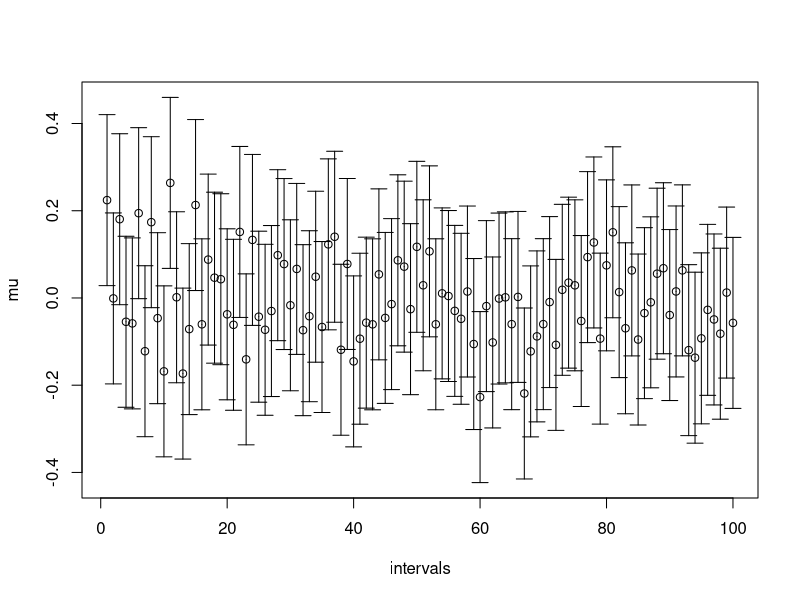
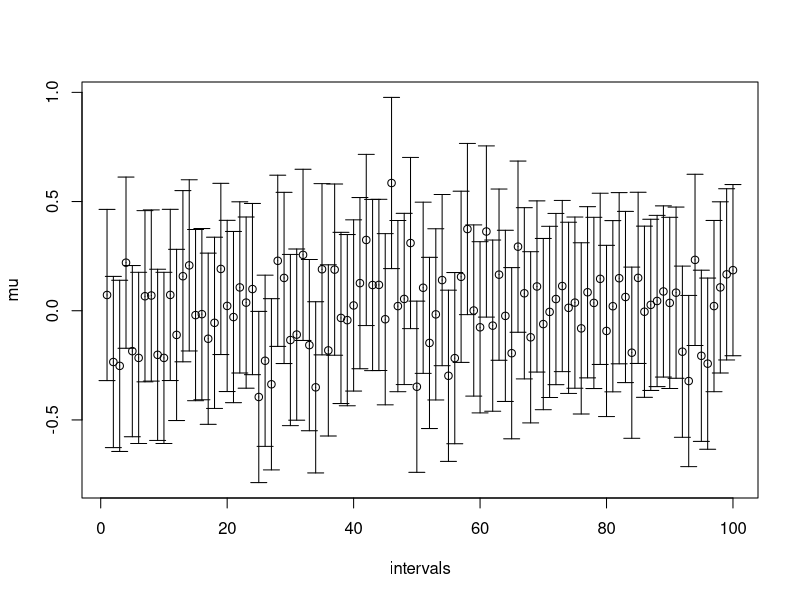
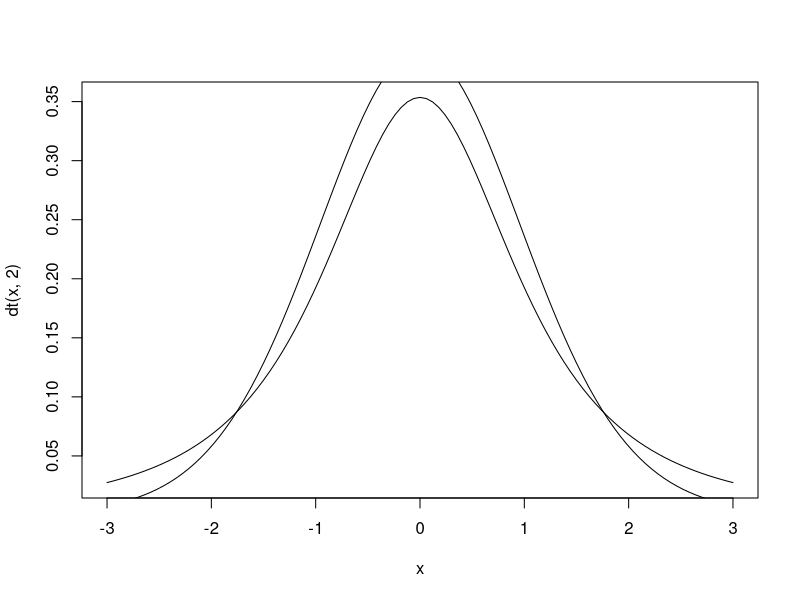

Recreate these plots in R, in order.
###
#CIS 321, Week 10 
#Confidence intervals

#We'll calculate confidence intervals
#in a few different ways.

### Standard Normal
# We simulate and visualize confidence intervals

intervals <- 1:100
x <- rnorm(100)
mu <- mean(x)
z <- qnorm(.975)
lb <- mu - z/10
ub <- mu + z/10


for (i in intervals){
  x <- rnorm(100)
  mu[i] <- mean(x)
  lb[i] <- mu[i] - z/10
  ub[i] <- mu[i] + z/10
}

#Now that we have a bunch of intervals,
#we plot them with a special library.
library(plotrix)

plotCI(intervals, mu, li = lb, ui = ub)


#How many of our 100 intervals captured
#the true mean (0) ?
sum((lb <= 0) & (ub >= 0))


### Arbitary Normal, known variance
# (scaling to the standard)

stdev <- 2
intervals <- 1:100
#Note the change on the next line
x <- rnorm(100, 0, 2)
mu <- mean(x)
z <- qnorm(.975)
#Note another change on the next lines
lb <- mu - z*stdev/10
ub <- mu + z*stdev/10


for (i in intervals){
  x <- rnorm(100,0,2)
  mu[i] <- mean(x)
  lb[i] <- mu[i] - z*stdev/10
  ub[i] <- mu[i] + z*stdev/10
}

#Now that we have a bunch of intervals,
#we plot them with a special library.
library(plotrix)

plotCI(intervals, mu, li = lb, ui = ub)


#How many of our 100 intervals captured
#the true mean (0) ?
sum((lb <= 0) & (ub >= 0))

#Pretty close!




### T confidence intervals; unknown variance
# First, a look at the t-distribution

curve(dt(x,2), xlim = c(-3,3))
curve(dt(x,20),xlim = c(-3,3), add = TRUE)

#We get a random sample from a normal distribution

x <- rnorm(100,0,2)

# Now, let's calculate 95% CIs in two ways

# First, we'll use a handy built-in function

my_t_test <- t.test(x, conf.level = .95)
my_t_test$conf.int
my_t_test$conf.int[1]
#That gave the lower bound
my_t_test$conf.int[2]
     #That gave the upper bound


#We could also have calculated directly:

mu <- mean(x)
lb <- mu - qt(.975,length(x)-1)*sd(x)/sqrt(length(x))
ub <- mu + qt(.975,length(x)-1)*sd(x)/sqrt(length(x))
lb
ub

#The same!

#Now, let's check our confidence level

for (i in intervals){
  x <- rnorm(100,0,2)
  my_t_test <- t.test(x, conf.level = .95)
  mu[i] <- mean(x)
  lb[i] <- my_t_test$conf.int[1] 
  ub[i] <- my_t_test$conf.int[2] 
}

sum((lb <= 0) & (ub >= 0))


### Finally, let's see what happens with large samples
# We'll take advantage of CLT
# and use non-normal data!

intervals <- 1:1000

#Here's one interval:
x <- rpois(10, 2)
mu <- mean(x)
stdev <- sd(x)
z <- qnorm(.975)
lb <- mu - z*stdev/sqrt(length(x))
ub <- mu + z*stdev/sqrt(length(x))

#Now let's do many:
for (i in intervals){
  x <- rpois(10,2)
  mu[i] <- mean(x)
  stdev <- sd(x)
  lb[i] <- mu[i] - z*stdev/sqrt(length(x))
  ub[i] <- mu[i] + z*stdev/sqrt(length(x))
}

#How did we do? 
sum((lb <= 2) & (ub >= 2))

#Let's increase n, the sample size:

for (i in intervals){
  x <- rpois(10000,2)
  mu[i] <- mean(x)
  stdev <- sd(x)
  lb[i] <- mu[i] - z*stdev/sqrt(length(x))
  ub[i] <- mu[i] + z*stdev/sqrt(length(x))
}

#How about now?
sum((lb <= 2) & (ub >= 2))

